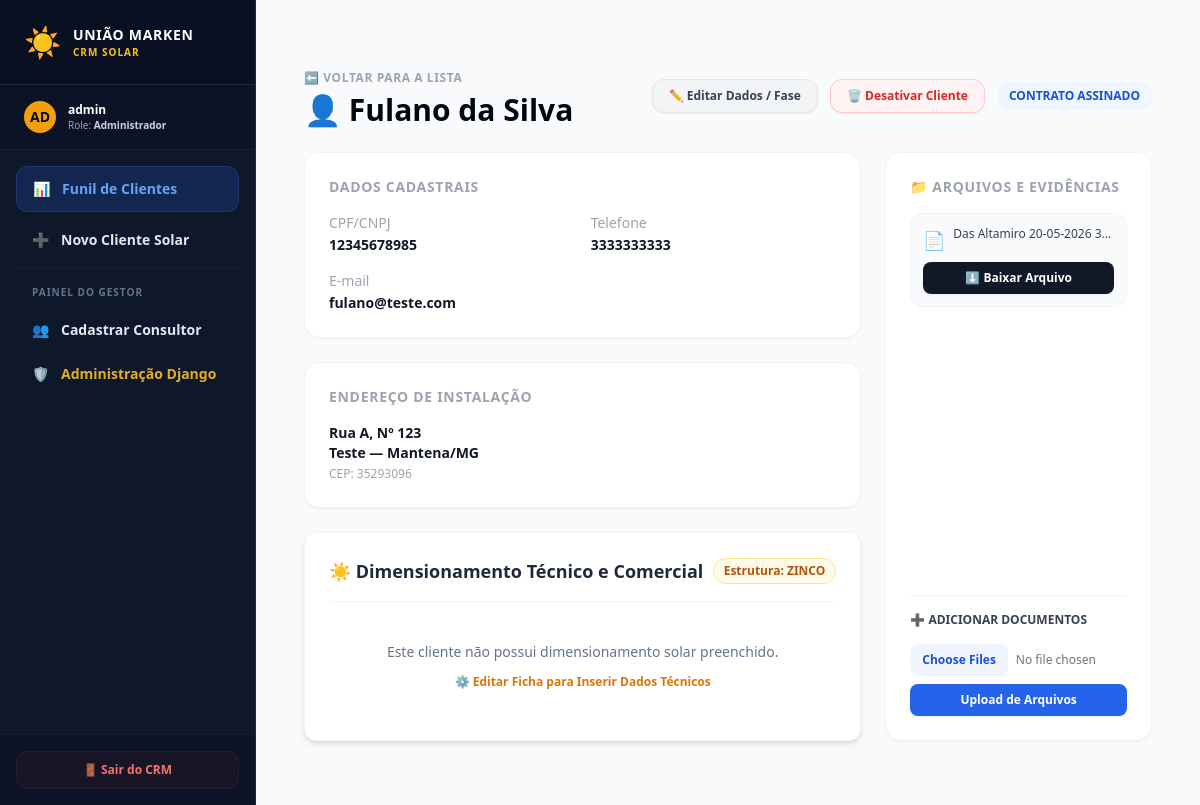
Page /crm/cliente/1/ (signed in) on the earlier database version.
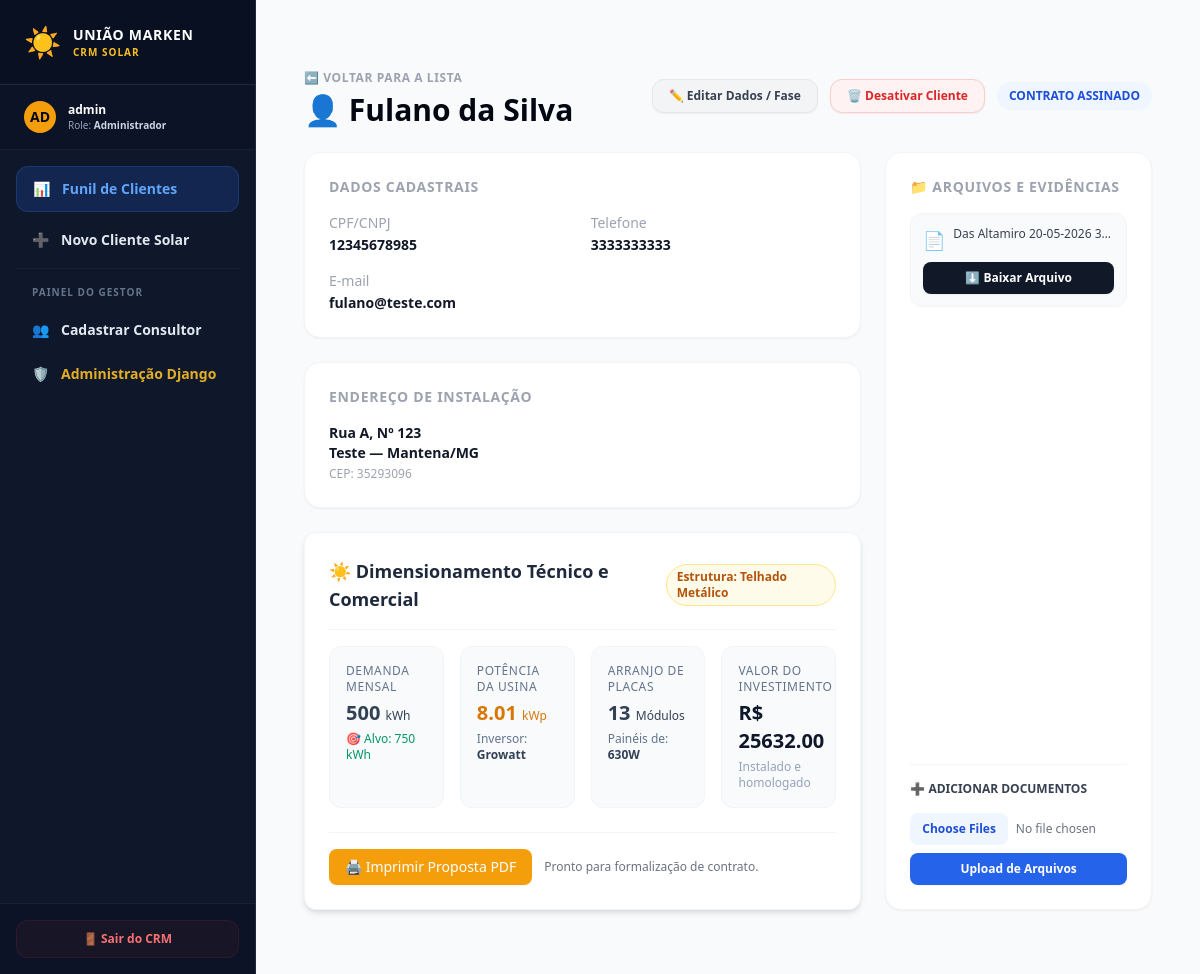
Same page on the later database version.
### apps/crm/models.py (models this page shows, shortened)
class Cliente(models.Model):
    vendedor = models.ForeignKey(CustomUser, on_delete=models.SET_NULL, null=True, related_name='clientes')
    nome = models.CharField(max_length=255)
    cpf_cnpj = models.CharField(max_length=18, unique=True)
    telefone = models.CharField(max_length=20)
    email = models.EmailField(blank=True, null=True)
    cep = models.CharField(max_length=9)
    endereco = models.CharField(max_length=255)
    numero = models.CharField(max_length=20)
    bairro = models.CharField(max_length=100)
    cidade = models.CharField(max_length=100)
    estado = models.CharField(max_length=2)
    tipo_estrutura = models.CharField(max_length=50, choices=TipoEstrutura.choices, default=TipoEstrutura.COLONIAL)
    fase_atual = models.CharField(max_length=20, choices=FaseProcesso.choices, default=FaseProcesso.ORCAMENTO)
    criado_em = models.DateTimeField(auto_now_add=True)
    consumo_kwh = models.PositiveIntegerField(default=0, help_text="Consumo atual do cliente (ex: 1000 kWh)")
    producao_estimada_kwh = models.PositiveIntegerField(default=0, help_text="Produção estimada que o cliente quer para a usina (ex: 1500 kWh)")
    potencia_painel = models.PositiveIntegerField(default=550, help_text="Potência dos painéis/placas em Watts (ex: 550)")
    marca_inversor = models.CharField(max_length=100, blank=True, null=True, help_text="Marca do inversor que será usado")
    potencia_usina = models.DecimalField(max_digits=6, decimal_places=2, default=0.00, help_text="Calculado: Potência total da usina em kWp")
    qtd_modulos = models.PositiveIntegerField(default=0, help_text="Calculado: Quantidade de placas")
    valor_investimento = models.DecimalField(max_digits=10, decimal_places=2, default=0.00, help_text="Calculado: Preço final do projeto")
    is_active = models.BooleanField(
        default=True,
        help_text="Define se o cliente está ativo no sistema (Soft Delete)"
    )

### apps/crm/views.py (the view)
# urls.py: path('cliente/<int:pk>/', ClienteDetailView.as_view(), name='cliente_detail'),
class ClienteDetailView(SolarAccessControlMixin, DetailView):
    model = Cliente
    template_name = 'crm/cliente_detail.html'
    context_object_name = 'cliente'
    def get_context_data(self, **kwargs):
        context = super().get_context_data(**kwargs)
        context['anexos'] = self.object.anexos.all()
        return context

### apps/users/mixins.py (called while the page is built)
    def get_queryset(self):
        queryset = super().get_queryset()
        user = self.request.user
        if hasattr(queryset.model, 'is_active'):
            if user.role != CustomUser.Role.ADMIN:
                queryset = queryset.filter(is_active=True)
        if user.role == CustomUser.Role.VENDEDOR:
            return queryset.filter(vendedor=user)
        elif user.role == CustomUser.Role.ADMIN:
            return queryset
        return queryset.none()

### templates/crm/cliente_detail.html (shortened to what the changed rows need)
{% extends 'base.html' %}
{% block content %}
<div class="max-w-4xl mx-auto px-4 py-8">
    <div class="flex justify-between items-center mb-6">
        <div>
            <a href="{% url 'crm:cliente_list' %}" class="text-xs font-bold text-gray-400 uppercase tracking-wider hover:text-gray-600">
                ⬅️ Voltar para a Lista
            </a>
            <h2 class="text-3xl font-extrabold text-gray-950 mt-1">👤 {{ cliente.nome }}</h2>
        </div>
        <div class="flex items-center gap-3">
            <a href="{% url 'crm:cliente_update' cliente.pk %}" class="bg-gray-100 hover:bg-gray-200 text-gray-700 font-semibold py-2 px-4 rounded-xl text-xs transition-colors border border-gray-200 shadow-sm">
                ✏️ Editar Dados / Fase
            </a>
            <form action="{% url 'crm:cliente_desativar' cliente.pk %}" method="POST" onsubmit="return confirm('Tem certeza que deseja desativar este cliente da listagem ativa?');" class="inline">
                <button type="submit" class="bg-red-50 hover:bg-red-100 text-red-600 border border-red-200 font-semibold py-2 px-4 rounded-xl text-xs transition-colors shadow-sm">
                </button>
            </form>
            <span class="px-3 py-1.5 rounded-full text-xs font-bold bg-blue-50 text-blue-700 uppercase">
                {{ cliente.get_fase_atual_display }}
            </span>
        </div>
    </div>
    <div class="grid grid-cols-1 md:grid-cols-3 gap-6">
        <div class="md:col-span-2 space-y-6">
            <div class="bg-white p-6 rounded-2xl shadow-sm border border-gray-100">
                <dl class="grid grid-cols-1 sm:grid-cols-2 gap-4 text-sm">
                    <div>
                        <dt class="text-gray-400 font-medium">CPF/CNPJ</dt>
                        <dd class="text-gray-900 font-semibold mt-0.5">{{ cliente.cpf_cnpj }}</dd>
                    </div>
                    <div>
                        <dt class="text-gray-400 font-medium">Telefone</dt>
                        <dd class="text-gray-900 font-semibold mt-0.5">{{ cliente.telefone }}</dd>
                    </div>
                    <div class="sm:col-span-2">
                        <dt class="text-gray-400 font-medium">E-mail</dt>
                        <dd class="text-gray-900 font-semibold mt-0.5">{{ cliente.email|default:"Não informado" }}</dd>
                    </div>
                </dl>
            </div>
            <div class="bg-white p-6 rounded-2xl shadow-sm border border-gray-100">
                <h3 class="text-sm font-bold text-gray-400 uppercase mb-4 tracking-wider">Endereço de Instalação</h3>
                <p class="text-sm text-gray-900 font-semibold">
                    {{ cliente.endereco }}, Nº {{ cliente.numero }}<br>
                    {{ cliente.bairro }} — {{ cliente.cidade }}/{{ cliente.estado }}<br>
                    <span class="text-xs text-gray-400 font-normal">CEP: {{ cliente.cep }}</span>
                </p>
            </div>
            <div class="bg-white rounded-xl shadow-md border border-slate-100 p-6 mt-6">
                <div class="flex items-center justify-between border-b border-slate-100 pb-4 mb-4">
                    <h3 class="text-lg font-bold text-slate-800 flex items-center gap-2">
                        ☀️ Dimensionamento Técnico e Comercial
                    </h3>
                    <span class="text-xs font-semibold px-2.5 py-1 rounded-full bg-amber-50 text-amber-700 border border-amber-200">
                        Estrutura: {{ cliente.get_tipo_estrutura_display }}
                    </span>
                </div>
                {% if cliente.producao_estimada_kwh > 0 %}
                <div class="grid grid-cols-1 md:grid-cols-2 lg:grid-cols-4 gap-4">
                    <div class="bg-slate-50 p-4 rounded-xl border border-slate-100">
                        <p class="text-xs text-slate-500 font-medium uppercase tracking-wider">Demanda Mensal</p>
                        <p class="text-xl font-bold text-slate-700 mt-1">{{ cliente.consumo_kwh }} <span class="text-xs font-normal">kWh</span></p>
                        <p class="text-xs text-emerald-600 mt-1 font-medium">🎯 Alvo: {{ cliente.producao_estimada_kwh }} kWh</p>
                    </div>
                    <div class="bg-slate-50 p-4 rounded-xl border border-slate-100">
                        <p class="text-xs text-slate-500 font-medium uppercase tracking-wider">Potência da Usina</p>
                        <p class="text-xl font-bold text-amber-600 mt-1">{{ cliente.potencia_usina }} <span class="text-xs font-normal">kWp</span></p>
                        <p class="text-xs text-slate-500 mt-1">Inversor: <span class="font-semibold text-slate-700">{{ cliente.marca_inversor|default:"Não definido" }}</span></p>
                    </div>
                    <div class="bg-slate-50 p-4 rounded-xl border border-slate-100">
                        <p class="text-xs text-slate-500 font-medium uppercase tracking-wider">Arranjo de Placas</p>
                        <p class="text-xl font-bold text-slate-700 mt-1">{{ cliente.qtd_modulos }} <span class="text-xs font-normal">Módulos</span></p>
                        <p class="text-xs text-slate-500 mt-1">Painéis de: <span class="font-semibold text-slate-700">{{ cliente.potencia_painel }}W</span></p>
                    </div>
                    <div class="bg-slate-50 p-4 rounded-xl border border-slate-100">
                        <p class="text-xs text-slate-500 font-medium uppercase tracking-wider">Valor do Investimento</p>
                        <p class="text-xl font-bold text-slate-900 mt-1">R$ {{ cliente.valor_investimento }}</p>
                        <p class="text-xs text-slate-400 mt-1">Instalado e homologado</p>
                    </div>
                </div>
                <div class="mt-6 flex flex-wrap gap-3 border-t border-slate-100 pt-4">
                    <a href="{% url 'crm:proposta_pdf' cliente.pk %}" target="_blank" class="inline-flex items-center gap-2 px-4 py-2 bg-amber-500 hover:bg-amber-600 text-white font-medium text-sm rounded-lg shadow-sm transition-all">
                        🖨️ Imprimir Proposta PDF
                    </a>
                    {% if not cliente.contrato %}
                        <p class="text-xs text-gray-500 self-center">Pronto para formalização de contrato.</p>
                    {% endif %}
                </div>
                {% else %}
                <div class="text-center py-6">
                    <p class="text-sm text-slate-500">Este cliente não possui dimensionamento solar preenchido.</p>
                    <a href="{% url 'crm:cliente_update' cliente.pk %}" class="inline-block mt-3 text-xs font-semibold text-amber-600 hover:underline">
                        ⚙️ Editar Ficha para Inserir Dados Técnicos
                    </a>
                </div>
                {% endif %}
            </div>
        </div>  </div>
</div>
{% endblock %}

Differences in the rows shown:
changed Cliente "Fulano da Silva": tipo_estrutura "ZINCO" → "Telhado Metálico"; consumo_kwh (not shown) → "500"; producao_estimada_kwh (not shown) → "750"; potencia_usina (not shown) → "8.01"; marca_inversor (not shown) → "Growatt"; qtd_modulos (not shown) → "13"; potencia_painel (not shown) → "630"; valor_investimento (not shown) → "25632.00"
Other differences:
text no longer shown: "Este cliente não possui dimensionamento solar preenchido. ⚙️ Editar Ficha para Inserir Dados Técnicos"
text now shown: "DEMANDA MENSAL kWh 🎯 Alvo: kWh POTÊNCIA DA USINA kWp Inversor: ARRANJO DE PLACAS Módulos Painéis de: W VALOR DO INVESTIMENTO R$ Instalado e homologado 🖨️ Imprimir Proposta PDF Pronto para formalização de contrato."
